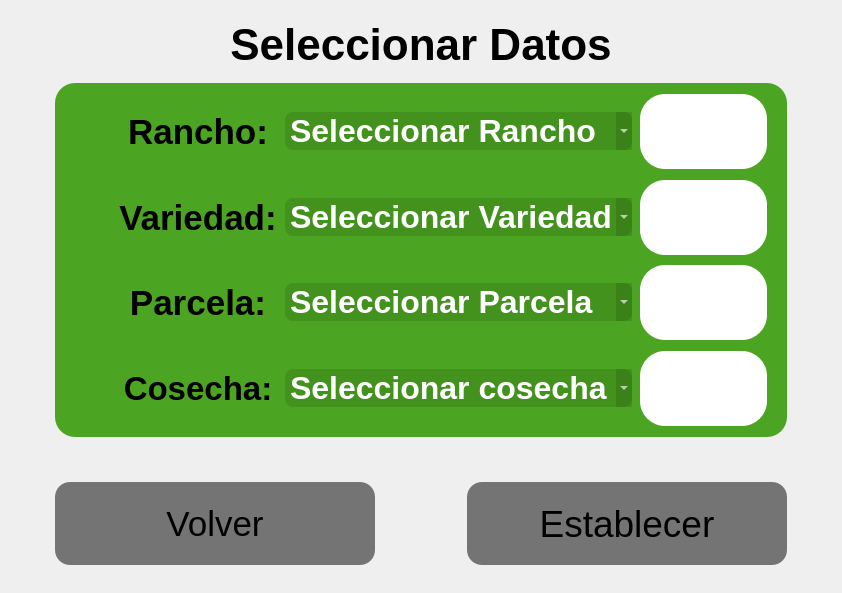
            <widget class="QWidget" name="selectPage">
             <property name="styleSheet">
              <string notr="true"/>
             </property>
             <layout class="QGridLayout" name="gridLayout_22" rowstretch="3,10,2,60,1,8,15,5" columnstretch="6,35,10,35,6">
              <property name="leftMargin">
               <number>0</number>
              </property>
              <property name="topMargin">
               <number>0</number>
              </property>
              <property name="rightMargin">
               <number>0</number>
              </property>
              <property name="bottomMargin">
               <number>0</number>
              </property>
              <property name="spacing">
               <number>0</number>
              </property>
              <item row="0" column="2">
               <spacer name="verticalSpacer_40">
                <property name="orientation">
                 <enum>Qt::Vertical</enum>
                </property>
                <property name="sizeHint" stdset="0">
                 <size>
                  <width>20</width>
                  <height>17</height>
                 </size>
                </property>
               </spacer>
              </item>
              <item row="1" column="1" colspan="3">
               <widget class="QLabel" name="selectDataStaticLabel">
                <property name="font">
                 <font>
                  <family>Ubuntu</family>
                  <pointsize>33</pointsize>
                  <bold>true</bold>
                 </font>
                </property>
                <property name="text">
                 <string>Seleccionar Datos</string>
                </property>
                <property name="alignment">
                 <set>Qt::AlignCenter</set>
                </property>
               </widget>
              </item>
              <item row="2" column="2">
               <spacer name="verticalSpacer_37">
                <property name="orientation">
                 <enum>Qt::Vertical</enum>
                </property>
                <property name="sizeHint" stdset="0">
                 <size>
                  <width>20</width>
                  <height>13</height>
                 </size>
                </property>
               </spacer>
              </item>
              <item row="3" column="1" rowspan="2" colspan="3">
               <widget class="QGroupBox" name="dataSelectGroupBox">
                <property name="styleSheet">
                 <string notr="true">border-top-right-radius: 18px;
border-bottom-right-radius: 0px;
border-radius:20px;
color: rgb(255, 255, 255);
background-color: rgb(76, 165, 99);
background-color: rgb(76, 165, 34);</string>
                </property>
                <property name="title">
                 <string/>
                </property>
                <layout class="QGridLayout" name="gridLayout_19" rowstretch="5,9,5,9,5,9,4,1,9,5" columnstretch="5,7,8,10,50,8,5">
                 <property name="leftMargin">
                  <number>0</number>
                 </property>
                 <property name="topMargin">
                  <number>0</number>
                 </property>
                 <property name="rightMargin">
                  <number>0</number>
                 </property>
                 <property name="bottomMargin">
                  <number>0</number>
                 </property>
                 <property name="horizontalSpacing">
                  <number>8</number>
                 </property>
                 <property name="verticalSpacing">
                  <number>0</number>
                 </property>
                 <item row="1" column="4">
                  <widget class="QComboBox" name="ranchoComboBox">
                   <property name="font">
                    <font>
                     <family>Ubuntu</family>
                     <pointsize>24</pointsize>
                     <bold>true</bold>
                    </font>
                   </property>
                   <property name="layoutDirection">
                    <enum>Qt::LeftToRight</enum>
                   </property>
                   <property name="autoFillBackground">
                    <bool>false</bool>
                   </property>
                   <property name="styleSheet">
                    <string notr="true">QComboBox{
background-color: rgba(54, 54, 54, 0);
border-radius: 8px;
padding-left: 5px;
}
QComboBox QAbstractItemView {
background-color: transparent;
border-radius: 0px;
background-color: rgb(59, 126, 26);
selection-background-color: rgba(255, 255, 255, 0);
}
QComboBox QAbstractItemView:item:hover {
background-color: rgba(255, 255, 255, 230);
color: rgb(0,0,0);
}
QComboBox:!editable, QComboBox::drop-down:editable {
background-color: rgba(0, 0, 0,30);
border-radius: 8px;
padding-left: 5px;
}
QComboBox:!editable:hover, QComboBox::drop-down:editable:hover{
background-color: rgba(0, 0, 0, 70);
}
QComboBox:!editable:on, QComboBox::drop-down:editable:on {
background-color: rgb(70, 148, 31);
color: rgb(50, 106, 22);
border-bottom-left-radius: 0px;
border-bottom-right-radius: 0px;
}
QComboBox:on {
padding-top: 3px;
padding-left: 4px;
color: rgba(255, 255, 255, 150);
background-color: rgba(0, 0, 0, 65);
}
QComboBox::drop-down {
background-color: rgba(0, 0, 0, 53);
border-top-right-radius:8px;
border-bottom-right-radius:8px;
image: url(:/Recursos/Icons/downArrowW.svg);
padding: 5px 2px 0px 2px;
width: 18px;
}</string>
                   </property>
                   <property name="editable">
                    <bool>false</bool>
                   </property>
                   <property name="currentText">
                    <string/>
                   </property>
                   <property name="placeholderText">
                    <string>Seleccionar Rancho</string>
                   </property>
                   <property name="modelColumn">
                    <number>0</number>
                   </property>
                  </widget>
                 </item>
                 <item row="0" column="6" rowspan="6">
                  <spacer name="horizontalSpacer_20">
                   <property name="orientation">
                    <enum>Qt::Horizontal</enum>
                   </property>
                   <property name="sizeHint" stdset="0">
                    <size>
                     <width>29</width>
                     <height>198</height>
                    </size>
                   </property>
                  </spacer>
                 </item>
                 <item row="3" column="4">
                  <widget class="QComboBox" name="variedadComboBox">
                   <property name="font">
                    <font>
                     <family>Ubuntu</family>
                     <pointsize>24</pointsize>
                     <bold>true</bold>
                    </font>
                   </property>
                   <property name="styleSheet">
                    <string notr="true">QComboBox{
background-color: rgba(54, 54, 54, 0);
border-radius: 8px;
padding-left: 5px;
}
QComboBox QAbstractItemView {
background-color: transparent;
border-radius: 0px;
background-color: rgb(59, 126, 26);
selection-background-color: rgba(255, 255, 255, 30);
}
QComboBox QAbstractItemView:item:hover {
background-color: rgba(255, 255, 255, 230);
color: rgb(0,0,0);
}
QComboBox:!editable, QComboBox::drop-down:editable {
background-color: rgba(0, 0, 0,30);
border-radius: 8px;
padding-left: 5px;
}
QComboBox:!editable:hover, QComboBox::drop-down:editable:hover{
background-color: rgba(0, 0, 0, 70);
}
QComboBox:!editable:on, QComboBox::drop-down:editable:on {
background-color: rgb(70, 148, 31);
color: rgb(50, 106, 22);
border-bottom-left-radius: 0px;
border-bottom-right-radius: 0px;
}
QComboBox:on {
padding-top: 3px;
padding-left: 4px;
color: rgba(255, 255, 255, 150);
background-color: rgba(0, 0, 0, 65);
}
QComboBox::drop-down {
background-color: rgba(0, 0, 0, 53);
border-top-right-radius:8px;
border-bottom-right-radius:8px;
image: url(:/Recursos/Icons/downArrowW.svg);
padding: 5px 2px 0px 2px;
width: 18px;
}</string>
                   </property>
                   <property name="placeholderText">
                    <string>Seleccionar Variedad</string>
                   </property>
                  </widget>
                 </item>
                 <item row="4" column="1" colspan="5">
                  <spacer name="verticalSpacer_36">
                   <property name="orientation">
                    <enum>Qt::Vertical</enum>
                   </property>
                   <property name="sizeHint" stdset="0">
                    <size>
                     <width>278</width>
                     <height>25</height>
                    </size>
                   </property>
                  </spacer>
                 </item>
                 <item row="1" column="3">
                  <widget class="QLabel" name="ranchoSelectStaticLabel">
                   <property name="font">
                    <font>
                     <family>Ubuntu</family>
                     <pointsize>26</pointsize>
                     <bold>true</bold>
                    </font>
                   </property>
                   <property name="styleSheet">
                    <string notr="true">color: rgb(0, 0, 0);</string>
                   </property>
                   <property name="text">
                    <string>Rancho:</string>
                   </property>
                   <property name="alignment">
                    <set>Qt::AlignCenter</set>
                   </property>
                  </widget>
                 </item>
                 <item row="1" column="5">
                  <widget class="QPushButton" name="addRanchoButton">
                   <property name="sizePolicy">
                    <sizepolicy hsizetype="Preferred" vsizetype="Preferred">
                     <horstretch>0</horstretch>
                     <verstretch>0</verstretch>
                    </sizepolicy>
                   </property>
                   <property name="font">
                    <font>
                     <family>Maiandra GD</family>
                     <pointsize>30</pointsize>
                     <italic>false</italic>
                     <bold>true</bold>
                     <underline>false</underline>
                     <strikeout>false</strikeout>
                     <kerning>true</kerning>
                    </font>
                   </property>
                   <property name="styleSheet">
                    <string notr="true">QPushButton{
background-color: rgb(255, 255, 255);
color: rgb(76, 165, 34);
/*text-align: bottom;*/
padding:10px;
border-radius: 25px;

}
QPushButton:hover {
icon:url(:/Recursos/Icons/addW.svg);
background-color:rgb(26, 112, 134);
color: rgb(255, 255, 255);}</string>
                   </property>
                   <property name="text">
                    <string/>
                   </property>
                   <property name="icon">
                    <iconset resource="../../../Recursos/resources.qrc">
                     <normaloff>:/Recursos/Icons/addB.svg</normaloff>:/Recursos/Icons/addB.svg</iconset>
                   </property>
                   <property name="iconSize">
                    <size>
                     <width>28</width>
                     <height>30</height>
                    </size>
                   </property>
                  </widget>
                 </item>
                 <item row="5" column="5">
                  <widget class="QPushButton" name="addParcelaButton">
                   <property name="sizePolicy">
                    <sizepolicy hsizetype="Preferred" vsizetype="Preferred">
                     <horstretch>0</horstretch>
                     <verstretch>0</verstretch>
                    </sizepolicy>
                   </property>
                   <property name="font">
                    <font>
                     <family>Maiandra GD</family>
                     <pointsize>30</pointsize>
                     <bold>true</bold>
                    </font>
                   </property>
                   <property name="styleSheet">
                    <string notr="true">QPushButton{
background-color: rgb(255, 255, 255);
color: rgb(76, 165, 34);
/*text-align: bottom;*/
padding:10px;
border-radius: 25px;

}
QPushButton:hover {
icon:url(:/Recursos/Icons/addW.svg);
background-color:rgb(26, 112, 134);
color: rgb(255, 255, 255);}</string>
                   </property>
                   <property name="text">
                    <string/>
                   </property>
                   <property name="icon">
                    <iconset resource="../../../Recursos/resources.qrc">
                     <normaloff>:/Recursos/Icons/addB.svg</normaloff>:/Recursos/Icons/addB.svg</iconset>
                   </property>
                   <property name="iconSize">
                    <size>
                     <width>28</width>
                     <height>30</height>
                    </size>
                   </property>
                  </widget>
                 </item>
                 <item row="3" column="1" colspan="2">
                  <widget class="QLabel" name="variedadSelectIcon">
                   <property name="font">
                    <font>
                     <pointsize>14</pointsize>
                    </font>
                   </property>
                   <property name="styleSheet">
                    <string notr="true">image: url(:/Recursos/Icons/varietyB.svg);</string>
                   </property>
                   <property name="text">
                    <string/>
                   </property>
                   <property name="scaledContents">
                    <bool>true</bool>
                   </property>
                  </widget>
                 </item>
                 <item row="2" column="3" colspan="2">
                  <spacer name="verticalSpacer_34">
                   <property name="orientation">
                    <enum>Qt::Vertical</enum>
                   </property>
                   <property name="sizeHint" stdset="0">
                    <size>
                     <width>278</width>
                     <height>7</height>
                    </size>
                   </property>
                  </spacer>
                 </item>
                 <item row="3" column="3">
                  <widget class="QLabel" name="variedadSelectStaticLabel">
                   <property name="font">
                    <font>
                     <family>Ubuntu</family>
                     <pointsize>26</pointsize>
                     <bold>true</bold>
                    </font>
                   </property>
                   <property name="styleSheet">
                    <string notr="true">color: rgb(0, 0, 0);</string>
                   </property>
                   <property name="text">
                    <string>Variedad:</string>
                   </property>
                   <property name="scaledContents">
                    <bool>true</bool>
                   </property>
                   <property name="alignment">
                    <set>Qt::AlignCenter</set>
                   </property>
                  </widget>
                 </item>
                 <item row="8" column="4">
                  <widget class="QComboBox" name="cosechaComboBox">
                   <property name="enabled">
                    <bool>true</bool>
                   </property>
                   <property name="font">
                    <font>
                     <family>Ubuntu</family>
                     <pointsize>24</pointsize>
                     <bold>true</bold>
                    </font>
                   </property>
                   <property name="styleSheet">
                    <string notr="true">QComboBox{
background-color: rgba(54, 54, 54, 0);
border-radius: 8px;
padding-left: 5px;
}
QComboBox QAbstractItemView {
background-color: transparent;
border-radius: 0px;
background-color: rgb(59, 126, 26);
selection-background-color: rgba(255, 255, 255, 30);
}
QComboBox QAbstractItemView:item:hover {
background-color: rgba(255, 255, 255, 230);
color: rgb(0,0,0);
}
QComboBox:!editable, QComboBox::drop-down:editable {
background-color: rgba(0, 0, 0,30);
border-radius: 8px;
padding-left: 5px;
}
QComboBox:!editable:hover, QComboBox::drop-down:editable:hover{
background-color: rgba(0, 0, 0, 70);
}
QComboBox:!editable:on, QComboBox::drop-down:editable:on {
background-color: rgb(70, 148, 31);
color: rgb(50, 106, 22);
border-bottom-left-radius: 0px;
border-bottom-right-radius: 0px;
}
QComboBox:on {
padding-top: 3px;
padding-left: 4px;
color: rgba(255, 255, 255, 150);
background-color: rgba(0, 0, 0, 65);
}
QComboBox::drop-down {
background-color: rgba(0, 0, 0, 53);
border-top-right-radius:8px;
border-bottom-right-radius:8px;
image: url(:/Recursos/Icons/downArrowW.svg);
padding: 5px 2px 0px 2px;
width: 18px;
}
</string>
                   </property>
                   <property name="currentText">
                    <string/>
                   </property>
                   <property name="currentIndex">
                    <number>-1</number>
                   </property>
                   <property name="maxVisibleItems">
                    <number>10</number>
                   </property>
                   <property name="placeholderText">
                    <string>Seleccionar cosecha</string>
                   </property>
                   <property name="modelColumn">
                    <number>0</number>
                   </property>
                  </widget>
                 </item>
                 <item row="8" column="3">
                  <widget class="QLabel" name="cosechaSelectStaticLabel">
                   <property name="font">
                    <font>
                     <family>Ubuntu</family>
                     <pointsize>25</pointsize>
                     <bold>true</bold>
                    </font>
                   </property>
                   <property name="styleSheet">
                    <string notr="true">color: rgb(0, 0, 0);</string>
                   </property>
                   <property name="text">
                    <string>Cosecha:</string>
                   </property>
                   <property name="alignment">
                    <set>Qt::AlignCenter</set>
                   </property>
                  </widget>
                 </item>
                 <item row="9" column="1" colspan="5">
                  <spacer name="verticalSpacer_35">
                   <property name="orientation">
                    <enum>Qt::Vertical</enum>
                   </property>
                   <property name="sizeHint" stdset="0">
                    <size>
                     <width>20</width>
                     <height>40</height>
                    </size>
                   </property>
                  </spacer>
                 </item>
                 <item row="0" column="3" colspan="2">
                  <spacer name="verticalSpacer_31">
                   <property name="orientation">
                    <enum>Qt::Vertical</enum>
                   </property>
                   <property name="sizeHint" stdset="0">
                    <size>
                     <width>20</width>
                     <height>40</height>
                    </size>
                   </property>
                  </spacer>
                 </item>
                 <item row="6" column="1" colspan="6">
                  <spacer name="verticalSpacer_49">
                   <property name="orientation">
                    <enum>Qt::Vertical</enum>
                   </property>
                   <property name="sizeHint" stdset="0">
                    <size>
                     <width>278</width>
                     <height>14</height>
                    </size>
                   </property>
                  </spacer>
                 </item>
                 <item row="5" column="4">
                  <widget class="QComboBox" name="parcelaComboBox">
                   <property name="font">
                    <font>
                     <family>Ubuntu</family>
                     <pointsize>24</pointsize>
                     <bold>true</bold>
                    </font>
                   </property>
                   <property name="styleSheet">
                    <string notr="true">QComboBox{
background-color: rgba(54, 54, 54, 0);
border-radius: 8px;
padding-left: 5px;
}
QComboBox QAbstractItemView {
background-color: transparent;
border-radius: 0px;
background-color: rgb(59, 126, 26);
selection-background-color: rgba(255, 255, 255, 30);
}
QComboBox QAbstractItemView:item:hover {
background-color: rgba(255, 255, 255, 230);
color: rgb(0,0,0);
}
QComboBox:!editable, QComboBox::drop-down:editable {
background-color: rgba(0, 0, 0,30);
border-radius: 8px;
padding-left: 5px;
}
QComboBox:!editable:hover, QComboBox::drop-down:editable:hover{
background-color: rgba(0, 0, 0, 70);
}
QComboBox:!editable:on, QComboBox::drop-down:editable:on {
background-color: rgb(70, 148, 31);
color: rgb(50, 106, 22);
border-bottom-left-radius: 0px;
border-bottom-right-radius: 0px;
}
QComboBox:on {
padding-top: 3px;
padding-left: 4px;
color: rgba(255, 255, 255, 150);
background-color: rgba(0, 0, 0, 65);
}
QComboBox::drop-down {
background-color: rgba(0, 0, 0, 53);
border-top-right-radius:8px;
border-bottom-right-radius:8px;
image: url(:/Recursos/Icons/downArrowW.svg);
padding: 5px 2px 0px 2px;
width: 18px;
}</string>
                   </property>
                   <property name="sizeAdjustPolicy">
                    <enum>QComboBox::AdjustToContentsOnFirstShow</enum>
                   </property>
                   <property name="placeholderText">
                    <string>Seleccionar Parcela</string>
                   </property>
                   <property name="frame">
                    <bool>true</bool>
                   </property>
                   <property name="modelColumn">
                    <number>0</number>
                   </property>
                  </widget>
                 </item>
                 <item row="3" column="5">
                  <widget class="QPushButton" name="addVariedadButton">
                   <property name="sizePolicy">
                    <sizepolicy hsizetype="Preferred" vsizetype="Preferred">
                     <horstretch>0</horstretch>
                     <verstretch>0</verstretch>
                    </sizepolicy>
                   </property>
                   <property name="font">
                    <font>
                     <family>Maiandra GD</family>
                     <pointsize>30</pointsize>
                     <bold>true</bold>
                    </font>
                   </property>
                   <property name="styleSheet">
                    <string notr="true">QPushButton{
background-color: rgb(255, 255, 255);
color: rgb(76, 165, 34);
/*text-align: bottom;*/
padding:10px;
border-radius: 25px;

}
QPushButton:hover {
icon:url(:/Recursos/Icons/addW.svg);
background-color:rgb(26, 112, 134);
color: rgb(255, 255, 255);}</string>
                   </property>
                   <property name="text">
                    <string/>
                   </property>
                   <property name="icon">
                    <iconset resource="../../../Recursos/resources.qrc">
                     <normaloff>:/Recursos/Icons/addB.svg</normaloff>:/Recursos/Icons/addB.svg</iconset>
                   </property>
                   <property name="iconSize">
                    <size>
                     <width>28</width>
                     <height>30</height>
                    </size>
                   </property>
                  </widget>
                 </item>
                 <item row="8" column="1" colspan="2">
                  <widget class="QLabel" name="cosechaSelectIcon">
                   <property name="font">
                    <font>
                     <pointsize>14</pointsize>
                    </font>
                   </property>
                   <property name="styleSheet">
                    <string notr="true">image: url(:/Recursos/Icons/cosechaB.svg);</string>
                   </property>
                   <property name="text">
                    <string/>
                   </property>
                   <property name="scaledContents">
                    <bool>true</bool>
                   </property>
                  </widget>
                 </item>
                 <item row="5" column="3">
                  <widget class="QLabel" name="parcelaSelectStaticLabel">
                   <property name="font">
                    <font>
                     <family>Ubuntu</family>
                     <pointsize>26</pointsize>
                     <bold>true</bold>
                    </font>
                   </property>
                   <property name="styleSheet">
                    <string notr="true">color: rgb(0, 0, 0);</string>
                   </property>
                   <property name="text">
                    <string>Parcela:</string>
                   </property>
                   <property name="alignment">
                    <set>Qt::AlignCenter</set>
                   </property>
                  </widget>
                 </item>
                 <item row="5" column="1" colspan="2">
                  <widget class="QLabel" name="parcelaSelectIcon">
                   <property name="font">
                    <font>
                     <pointsize>14</pointsize>
                    </font>
                   </property>
                   <property name="styleSheet">
                    <string notr="true">image: url(:/Recursos/Icons/parcelaB.svg);</string>
                   </property>
                   <property name="text">
                    <string/>
                   </property>
                   <property name="scaledContents">
                    <bool>true</bool>
                   </property>
                  </widget>
                 </item>
                 <item row="8" column="5">
                  <widget class="QPushButton" name="addCosechaButton">
                   <property name="sizePolicy">
                    <sizepolicy hsizetype="Preferred" vsizetype="Preferred">
                     <horstretch>0</horstretch>
                     <verstretch>0</verstretch>
                    </sizepolicy>
                   </property>
                   <property name="font">
                    <font>
                     <family>Maiandra GD</family>
                     <pointsize>30</pointsize>
                     <bold>true</bold>
                    </font>
                   </property>
                   <property name="styleSheet">
                    <string notr="true">QPushButton{
background-color: rgb(255, 255, 255);
color: rgb(76, 165, 34);
/*text-align: bottom;*/
padding:10px;
border-radius: 25px;

}
QPushButton:hover {
icon:url(:/Recursos/Icons/addW.svg);
background-color:rgb(26, 112, 134);
color: rgb(255, 255, 255);}</string>
                   </property>
                   <property name="text">
                    <string/>
                   </property>
                   <property name="icon">
                    <iconset resource="../../../Recursos/resources.qrc">
                     <normaloff>:/Recursos/Icons/addB.svg</normaloff>:/Recursos/Icons/addB.svg</iconset>
                   </property>
                   <property name="iconSize">
                    <size>
                     <width>28</width>
                     <height>30</height>
                    </size>
                   </property>
                  </widget>
                 </item>
                 <item row="1" column="1" colspan="2">
                  <widget class="QLabel" name="ranchoSelectIcon">
                   <property name="font">
                    <font>
                     <pointsize>14</pointsize>
                    </font>
                   </property>
                   <property name="styleSheet">
                    <string notr="true">image: url(:/Recursos/Icons/ranchB.svg);</string>
                   </property>
                   <property name="text">
                    <string/>
                   </property>
                   <property name="scaledContents">
                    <bool>true</bool>
                   </property>
                  </widget>
                 </item>
                 <item row="0" column="0" rowspan="10">
                  <spacer name="horizontalSpacer_21">
                   <property name="orientation">
                    <enum>Qt::Horizontal</enum>
                   </property>
                   <property name="sizeHint" stdset="0">
                    <size>
                     <width>40</width>
                     <height>20</height>
                    </size>
                   </property>
                  </spacer>
                 </item>
                </layout>
               </widget>
              </item>
              <item row="3" column="4">
               <spacer name="horizontalSpacer_26">
                <property name="orientation">
                 <enum>Qt::Horizontal</enum>
                </property>
                <property name="sizeHint" stdset="0">
                 <size>
                  <width>49</width>
                  <height>20</height>
                 </size>
                </property>
               </spacer>
              </item>
              <item row="4" column="0">
               <spacer name="horizontalSpacer_25">
                <property name="orientation">
                 <enum>Qt::Horizontal</enum>
                </property>
                <property name="sizeHint" stdset="0">
                 <size>
                  <width>49</width>
                  <height>20</height>
                 </size>
                </property>
               </spacer>
              </item>
              <item row="5" column="1">
               <spacer name="verticalSpacer_39">
                <property name="orientation">
                 <enum>Qt::Vertical</enum>
                </property>
                <property name="sizeHint" stdset="0">
                 <size>
                  <width>20</width>
                  <height>28</height>
                 </size>
                </property>
               </spacer>
              </item>
              <item row="6" column="1">
               <widget class="QPushButton" name="returnDataButton">
                <property name="sizePolicy">
                 <sizepolicy hsizetype="Preferred" vsizetype="Preferred">
                  <horstretch>0</horstretch>
                  <verstretch>0</verstretch>
                 </sizepolicy>
                </property>
                <property name="font">
                 <font>
                  <family>Ubuntu</family>
                  <pointsize>26</pointsize>
                 </font>
                </property>
                <property name="styleSheet">
                 <string notr="true">QPushButton {
background-color: rgb(216, 216, 216);
	background-color: rgb(116, 116, 116);
    border: none ; 
	border-top-right-radius: 15px;
	border-bottom-right-radius: 15px;
border-radius:15px;
}
QPushButton:hover {
background-color:rgb(232, 117, 23);
color: rgb(255, 255, 255);}</string>
                </property>
                <property name="text">
                 <string>Volver</string>
                </property>
               </widget>
              </item>
              <item row="7" column="1">
               <spacer name="verticalSpacer_38">
                <property name="orientation">
                 <enum>Qt::Vertical</enum>
                </property>
                <property name="sizeHint" stdset="0">
                 <size>
                  <width>20</width>
                  <height>17</height>
                 </size>
                </property>
               </spacer>
              </item>
              <item row="6" column="3">
               <widget class="QPushButton" name="selectDataButton">
                <property name="sizePolicy">
                 <sizepolicy hsizetype="Preferred" vsizetype="Preferred">
                  <horstretch>0</horstretch>
                  <verstretch>0</verstretch>
                 </sizepolicy>
                </property>
                <property name="font">
                 <font>
                  <family>Ubuntu</family>
                  <pointsize>28</pointsize>
                 </font>
                </property>
                <property name="styleSheet">
                 <string notr="true">QPushButton {
background-color: rgb(216, 216, 216);
	background-color: rgb(116, 116, 116);
    border: none ; 
	border-top-right-radius: 15px;
	border-bottom-right-radius: 15px;
border-radius:15px;
}
QPushButton:hover {
background-color:rgb(26, 112, 134);
color: rgb(255, 255, 255);}</string>
                </property>
                <property name="text">
                 <string>Establecer</string>
                </property>
               </widget>
              </item>
             </layout>
            </widget>
